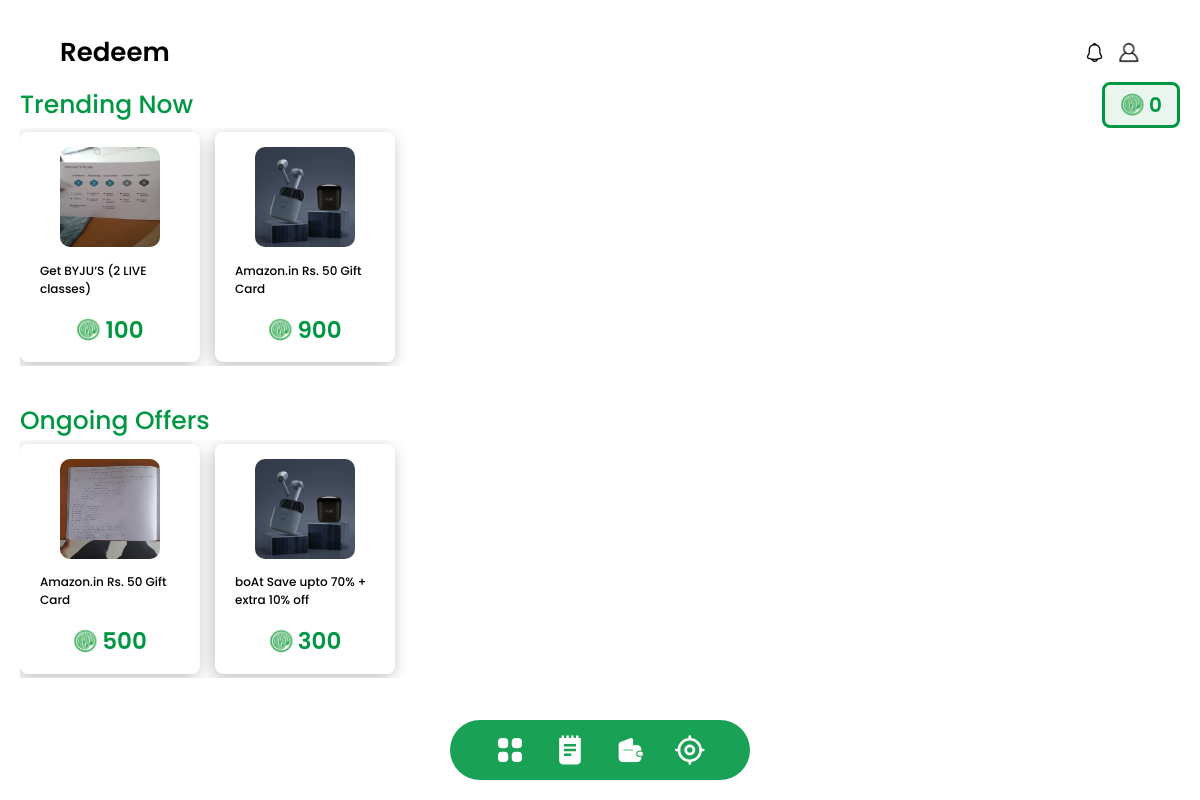
Page /redeem/ (signed in) on the committed database.
### wrap/models.py (models this page shows)
class Redeem(models.Model) :
    rid = models.AutoField(primary_key=True)
    photo = models.ImageField(upload_to='redeem_photos/')
    description = models.CharField(max_length=100)
    CHOICE_ONE = 'trending'
    CHOICE_TWO = 'ongoing'
    MY_CHOICES = [
        (CHOICE_ONE, 'trending'),
        (CHOICE_TWO, 'ongoing'),
    ]
    order_type = models.CharField(max_length=10, choices=MY_CHOICES)
    amount = models.IntegerField()

### wrap/views.py (the view)
# urls.py: path('redeem/',redeem,name='redeem'),
def redeem(request):
    if 'uname' in request.session:
        data = {'name':request.session.get('uname')}
        users  = User.objects.get(name=request.session['uname'])
        redeem = Redeem.objects.all()
        redeem_data = []
        for red in redeem:
            print(red.amount,red.description)
            redeem_data.append({'photo':red.photo,'description':red.description,'amount':red.amount,'order_type':red.order_type})
            print(red.photo)
        my_dict = {
                'coins':users.coins
            }
        return render(request,'users/redeem.html',{'my_dict':my_dict,'redeem':redeem_data})
    else:
        data = {'status':'You need to login first'}
        return render(request,'signin.html',context=data)

### wrap/templates/users/redeem.html (shortened to what this page needs)
{% extends 'base.html' %}  {% block title %} Redeem{% endblock %} {% block content %}
<form action="{% url 'redeem' %}" method="post">
  <div class="trending-wrapper">
    <div>
      <h1>Trending Now</h1>
      <div class="coins-wrapper">
        <img src="../../static/images/WRAPCOIN-green.svg" alt="" />
        <h1>{{my_dict.coins}}</h1>
      </div>
    </div>
    <div
      style="
        width: auto;
        overflow: scroll;
        overflow-x: auto;
        display: flex;
        justify-content: flex-start;
        padding: 4px 0px;
        gap: 15px;
      "
    >
      {% for redeem in redeem %} {% if redeem.order_type == 'trending' %}
      <label class="trending-cards w-[180px]">
        <div class="w-[100px] h-[100px]">
        <img class="image-redeems w-[100%] h-[100%]" src="../../../{{redeem.photo}}" /></div>
        <p >{{redeem.description}}</p>
        <div style="display: flex; color: #009743;gap: 5px;">
          <img src="../../static/images/WRAPCOIN-green.svg" alt="" />
          <h1 style="font-weight: 600; font-size: 23px">{{redeem.amount}}</h1>
        </div>
      </label>
      {% endif %} {% endfor %}
    </div>
  </div>
  <div class="ongoing-offer-wrapper">
    <h1>Ongoing Offers</h1>
    <div
      style="
        width: auto;
        overflow: scroll;
        overflow-x: auto;
        display: flex;
        gap: 15px;
        padding: 4px 0px;
      "
    >
      {% for redeem in redeem %} {% if redeem.order_type == 'ongoing' %}
      <label class="trending-cards w-[180px]">
        <div class="w-[100px] h-[100px]">
        <img class="image-redeems w-[100%] h-[100%]" src="../../../{{redeem.photo}}" /></div>
        <p>{{redeem.description}}</p>
        <div style="display: flex; color: #009743;gap: 5px;">
          <img src="../../static/images/WRAPCOIN-green.svg" alt="" />
          <h1 style="font-weight: 600; font-size: 23px">{{redeem.amount}}</h1>
        </div>
      </label>
      {% endif %} {% endfor %}
    </div>
  </div>
</form>
{% endblock %}

### wrap/static/css/base.css (style rules this page uses)
* { margin: 0px; font-family: "Poppins"; padding: 0; }
body { display: flex; flex-direction: column; place-items: center; height: 100vh; width: 100vw; position: fixed; }

### wrap/templates/users/redeem.html (style rules this page uses)
* { font-family: "Poppins"; }
form { display: flex; flex-direction: column; align-items: center; }
.trending-wrapper, .ongoing-offer-wrapper { height: 320px; width: 100vw; padding: 0px 20px; }
.trending-wrapper > div { display: flex; justify-content: space-between; align-items: center; }
.trending-wrapper > div > h1, .ongoing-offer-wrapper > h1 { font-weight: 500; font-size: 25px; color: #009743; }
.coins-wrapper { display: flex; color: #009743; border: 3px solid #009743; width: fit-content; padding: 5px 15px; gap: 5px; border-radius: 8px; background-color: #eaf6ed; font-size: 20px; font-weight: 600; }
.trending-cards { background: #ffffff; box-shadow: -2px 4px 16px rgba(0, 0, 0, 0.25); border-radius: 8px; display: flex; flex-direction: column; align-items: center; justify-content: space-between; padding: 15px; height: 230px; }
.image-redeems { border-radius: 10px; width: 250px; height: 250px; }
.trending-cards > p { font-weight: 500; font-size: 12px; padding: 5px; }

### rows in the picture
Redeem: photo (picture), description "Get BYJU’S (2 LIVE classes)"
Redeem: photo (picture), description "Amazon.in Rs. 50 Gift Card"
Redeem: photo (picture), description "Amazon.in Rs. 50 Gift Card"
Redeem: photo (picture), description "boAt Save upto 70% + extra 10% off"

### other values in the picture
{{ my_dict.coins }} "0"
{{ redeem.amount }} "100" "900"
{{ redeem.amount }} "500" "300"
